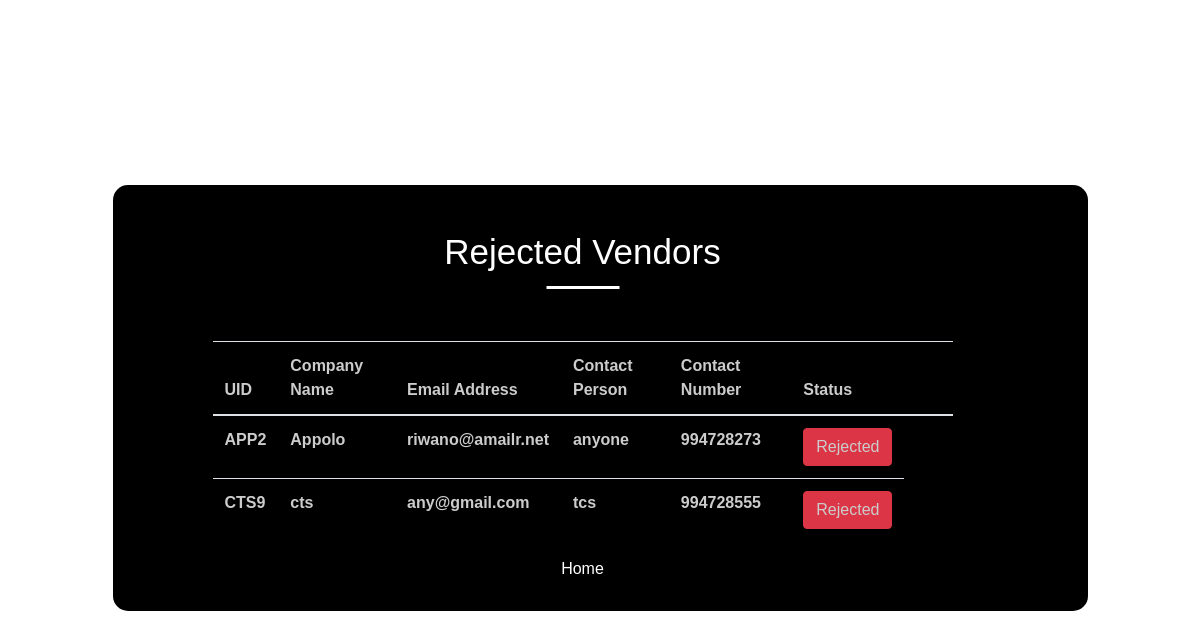
The page /customer/vendor_rejected_list on the database its author committed.
### user/models.py (models this page shows)
class User(AbstractBaseUser, PermissionsMixin):
    username = models.CharField(max_length=255, unique=True)
    company_name = models.CharField(max_length=255)
    contact_person = models.CharField(max_length=255)
    mobile = models.IntegerField()
    email = models.EmailField(max_length=255, unique=True)
    name = models.CharField(max_length=255)
    is_active = models.BooleanField(default=False)
    is_staff = models.BooleanField(default=False)
    user_type = models.CharField(max_length=10)
    reject = models.BooleanField(default=False)
    objects = UserManager()
    USERNAME_FIELD = 'email'

### customer/views.py (the view)
# urls.py: path('vendor_rejected_list', views.VendorRejectedList.as_view(), name='vendor_rejected_list'),
class VendorRejectedList(ListView):
    model = User
    template_name = 'customer/rejected_vendors.html'
    def get_queryset(self):
        query = super().get_queryset()
        vendors = query.filter(is_active=0, reject=1)
        return vendors

### customer/templates/customer/rejected_vendors.html (shortened to what this page needs)
<!DOCTYPE html>
<html>
{%load static%}
<head>
	<link rel="stylesheet" href="https://maxcdn.bootstrapcdn.com/bootstrap/4.3.1/css/bootstrap.min.css">
	<link rel="stylesheet" type="text/css" href="{% static 'css/nunito-font.css' %}">
	<link rel="stylesheet" href="{% static 'css/style.css' %}"/>
</head>
<body class="form-v9">
	<div class="page-content">
		<div class="form-v9-content" style="background-image: url('{% static 'add-SLA/colorlib-regform-35/images/7p.png' %}')">
			<form class="form-detail" action="#" method="post">
				<h2>Rejected Vendors</h2>
				<div class="container-fluids">
						<table class="table">
								<thead>
								 <tr>
									<th>UID</th>
									<th>Company Name</th>
									<th>Email Address</th>
									<th>Contact Person</th>
									<th>Contact Number</th>
                                     <th>Status</th>
									<th></th></center>
									<th></th>
								  </tr>
                                 {% for vendor in object_list %}
								  <tr>
								  	<td>{{ vendor.username }}</td>
									<td>{{ vendor.company_name }}</td>
									<td>{{ vendor.email }}</td>
									<td>{{ vendor.contact_person }}</td>
									<td>{{ vendor.mobile}}</td>
									<td>
                                        <a  class="btn btn-block btn-danger">Rejected</a>
									</td>
								  </tr>
                             {% endfor %}
							  </table>
                <div class="text-center">
          <a style="color: #ffffff;font-size: medium" class="d-block small mt-3" href="{%url 'customer_home' %}">Home</a>
        </div>
							</div>
			</form>
		</div>
	</div>
					<p></p><br>
					<p></p><br>
</body><!by manish ,ults-->
</html>

### static/css/style.css (style rules this page uses)
body { margin: 0; }
.page-content { width: 100%; margin: 0 auto; background: #fffff; display: flex; display: -webkit-flex; justify-content: center; -o-justify-content: center; -ms-justify-content: center; -moz-justify-content: center; -webkit-justify-content: center; align-items: center; -o-align-items: center; -ms-align-items: center; -moz-align-items: center; -webkit-align-items: center; }
.form-v9-content { width: 975px; border-radius: 15px; -o-border-radius: 15px; -ms-border-radius: 15px; -moz-border-radius: 15px; -webkit-border-radius: 15px; margin: 185px 0; font-family: 'Nunito', sans-serif; color: #fff; font-weight: 700; font-size: 16px; position: relative; }
.form-v9-content .form-detail { padding: 30px 135px 30px 100px; position: relative; }
.form-v9-content .form-detail h2 { font-size: 35px; text-align: center; position: relative; padding: 16px 0 13px; margin-bottom: 55px; }
.form-v9-content .form-detail h2::after { background: #fff; width: 73px; height: 3px; content: ""; position: absolute; top: 100%; left: 50%; transform: translateX(-50%); -o-transform: translateX(-50%); -ms-transform: translateX(-50%); -moz-transform: translateX(-50%); -webkit-transform: translateX(-50%); }
.table { color: #ccc; }

### rows shown on the page
User: username "APP2", company_name "Appolo", email "riwano@amailr.net", contact_person "anyone", mobile "994728273"
User: username "CTS9", company_name "cts", email "any@gmail.com", contact_person "tcs", mobile "994728555"
